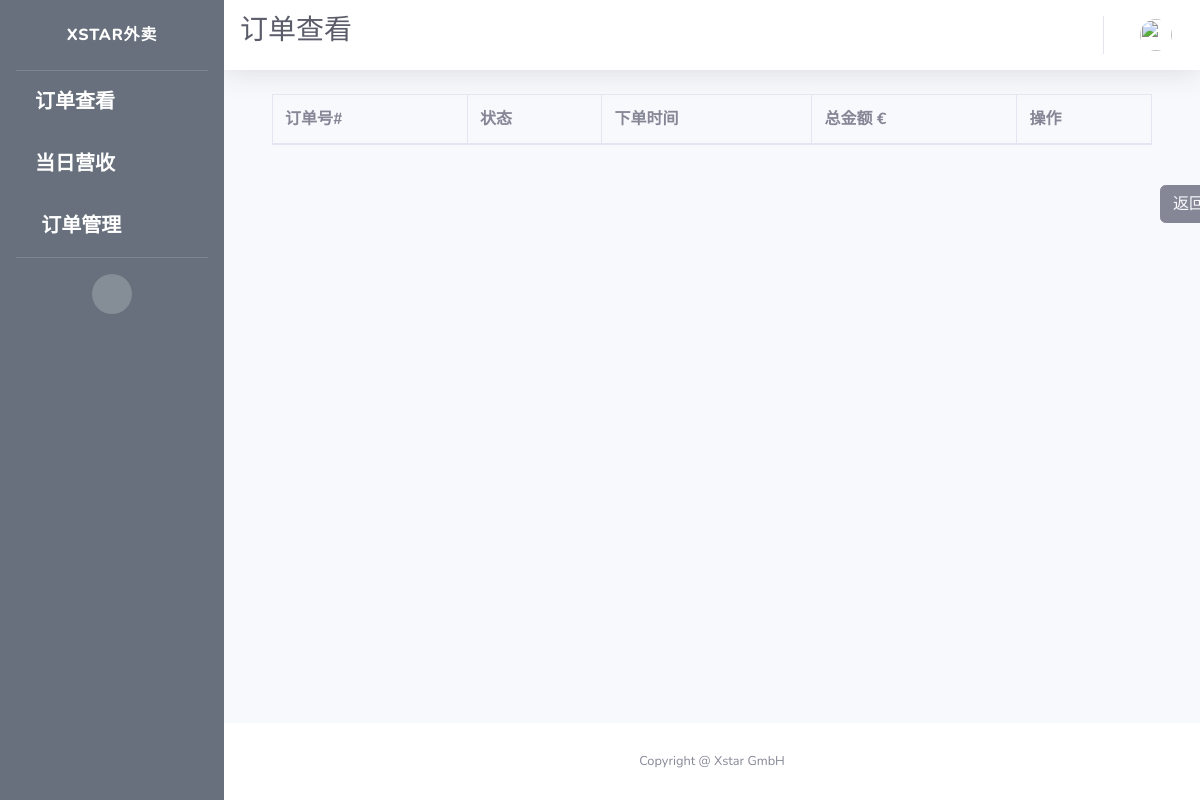
The app's page /takeaway/orders/admin, older data.
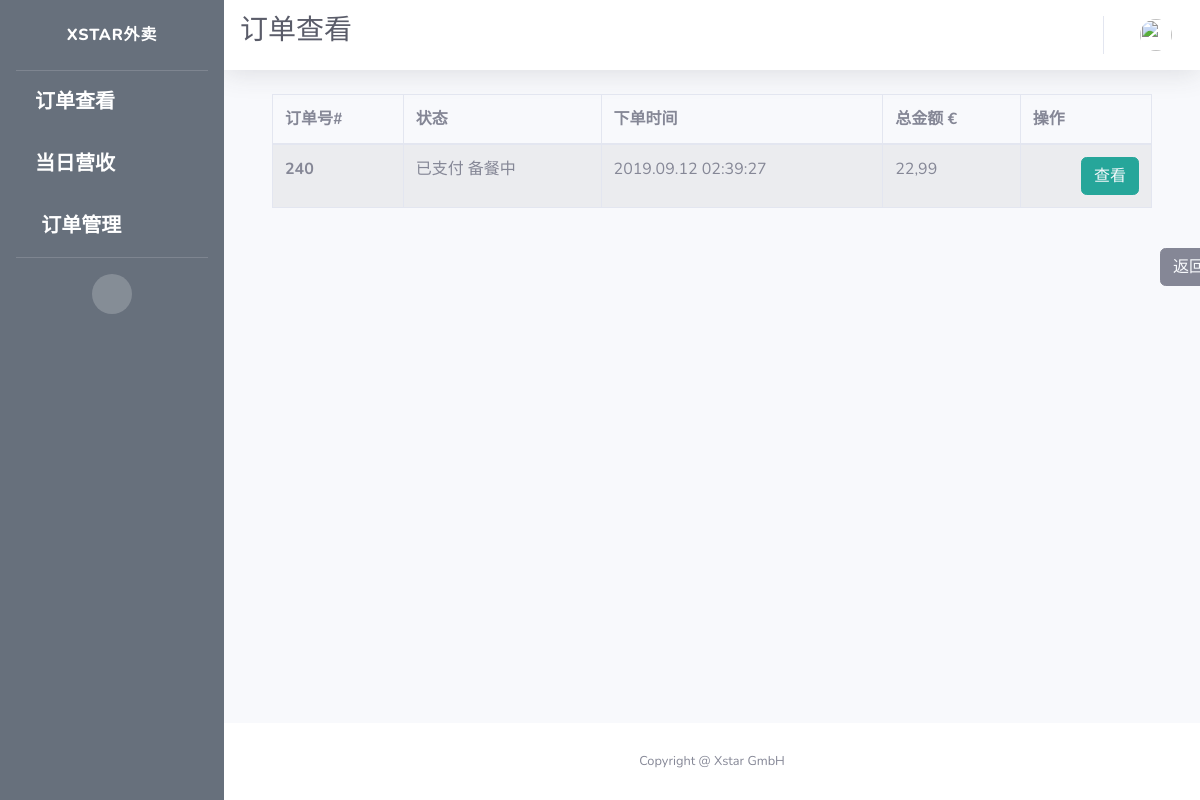
The same page, newer data.
### app/models.py (models this page shows)
class Order(db.Model):
    id = db.Column(db.Integer, primary_key=True, unique=True, index=True)
    totalPrice = db.Column(db.Float, unique=False)
    orderNumber = db.Column(db.String(200), unique=True)
    timeCreated = db.Column(db.DateTime, default=datetime.utcnow)
    isPaid = db.Column(db.Boolean, default=False)
    isReady = db.Column(db.Boolean, default=False)
    isPickedUp = db.Column(db.Boolean, default=False)
    items = db.Column(db.String(1500))
    pay_via = db.Column(db.String(100))
    type = db.Column(db.String(100))
    container = db.Column(db.String(300))
    mealPrinted = db.Column(db.Boolean, default=False)
    printed = db.Column(db.Boolean, default=False)
    settleTime = db.Column(db.DateTime)
    settleID = db.Column(db.String(500))
    table_name = db.Column(db.String(500))
    seat_number = db.Column(db.String(500))
    isCancelled = db.Column(db.Boolean(), default=False)
    dishes = db.Column(db.String(1500))
    discount = db.Column(db.Float)
    discount_rate = db.Column(db.Float)
    subtype = db.Column(db.String(500))

### app/routes.py (the view)
@app.route("/takeaway/orders/admin")
def takeaway_orders_admin():
    orders = Order.query.filter(
        Order.type == "Out").all()
    open_orders = [order for order in orders if order.timeCreated.date() == today]
    context = dict(title=u"订单查看",
                   company_name=company_info.get('company_name'),
                   open_orders=open_orders,
                   referrer=request.headers.get('Referer'),
                   datetime_format=datetime_format,
                   formatter=formatter)
    return render_template('takeaway_orders_admin.html', **context)

### app/utilities.py (called while the page is built)
def formatter(number):
    if number == 0:
        number = '{:.2f}'.format(round(number, 2))
        number = number.replace(".", ",")
        return number
    number = format_decimal(round(float(number), 2), locale="de_DE")
    if len(number.split(",")) == 1:
        number = number + ",00"
        return number
    if len(number.split(",")[1]) == 1:
        number = number + "0"
        return number
    return number

### app/templates/takeaway_orders_admin.html (shortened to what this page needs)
{% extends 'TakeawayAdmin.html' %}
{% block css %}
<link rel="stylesheet" type="text/css" href="https://cdn.datatables.net/1.10.19/css/jquery.dataTables.css">
<link rel="stylesheet" type="text/css" href="https://cdnjs.cloudflare.com/ajax/libs/twitter-bootstrap/4.1.3/css/bootstrap.css">
<link rel="stylesheet" type="text/css" href="https://cdn.datatables.net/1.10.19/css/dataTables.bootstrap4.min.css">
{% endblock %}
{% block title %}
<h1 class="h3 mb-2 text-gray-800">{{title}}</h1>
{% endblock %}
{% block content %}
<div class="container">
  <div class="row">
    <div class="col-sm-12">
      <table id="example" class="table table-striped table-bordered">
        <thead>
          <tr>
            <th scope="col">订单号#</th>
            <th scope="col">状态</th>
            <th scope="col">下单时间</th>
            <th scope="col">总金额 €</th>
            <th scope="col">操作</th>
          </tr>
        </thead>
        <tbody>
          {% for order in open_orders %}
          <tr>
            <th scope="row">{{order.id}}</th>
            <td>
              <span>
                {{"已支付" if order.isPaid else "未支付"}}
              </span>
              <span>
                {{"备餐中" if order.isPaid and not order.isReady}}
              </span>
            </td>
            <td>{{ order.timeCreated.strftime(datetime_format) }}</td>
            <td>{{ formatter(order.totalPrice) }}</td>
            <td style="text-align:right">
              <span>
                <button type="button" class="btn btn-info" style="border-color:#26a69a; background-color:#26a69a;">
                  <a href={{ url_for('takeaway_order_edit', order_id=order.id ) }} style="color: rgb(247, 249, 252)">
                    {{"查看" if order.isPaid or order.isCancelled else "修改"}}
                  </a>
                </button>
              </span>
            </td>
          </tr>
          {% endfor %}
        </tbody>
      </table>
    </div>
  </div>
</div>
<br>
<button type="button" class="btn btn-secondary" id="back">
  <a style="color: rgb(247, 249, 252)" href={{ referrer }}>
    返回
</button>
{% endblock %}

Row changes from the older to the newer data that the page shows:
added Order: id "240", isPaid "已支付", isPaid+isReady "备餐中", timeCreated "2019.09.12 02:39:27", totalPrice "22,99", isPaid "查看"
